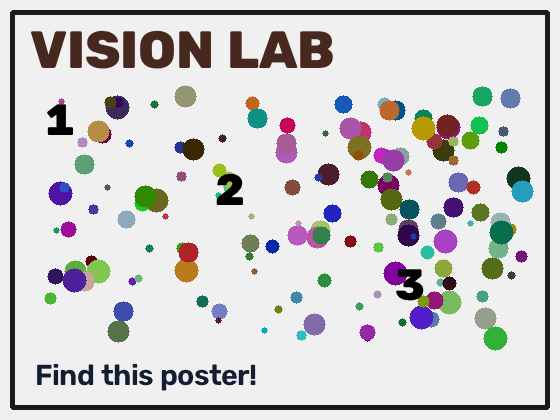
#> input picture data/task7_object.png, 560 x 420 px, found by its file name
$ python task7.py
#> lines starting #> are read from the running program, lines starting #| are printed output that depends on the picture; after the words box and inside, x2 and y2 are one past the last pixel; in counts of white or black regions, pixels touching at a corner belong together
"""Task 7 (30–45 min): locate a planar object using RANSAC and a homography.
A homography maps coordinates between two views of a plane.
RANSAC finds a consistent geometric model despite some incorrect matches.
"""
import cv2
import numpy as np


def open_image(image_path):
#> called with image_path = 'data/task7_object.png'
    image = cv2.imread(image_path)
#> image is the input picture: shape (420, 560, 3); mean B, G, R 206.5, 206.6, 207.5
#> call 2 of open_image, with image_path = 'data/task7_scene.png'
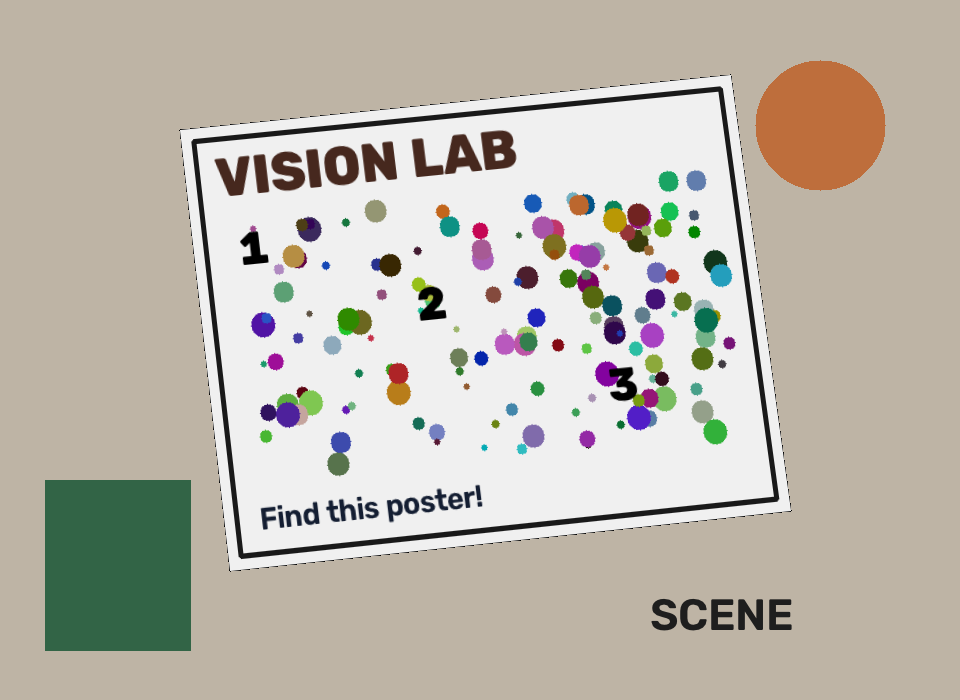
#> input picture data/task7_scene.png, 960 x 700 px, found by its file name
#> in open_image, image is the input picture: shape (700, 960, 3); mean B, G, R 174, 184.6, 190.4
    if image is None:
        raise FileNotFoundError(f"Could not open {image_path}. Run from the repository root.")
    return image


def detect_and_describe(image):
    gray = cv2.cvtColor(image, cv2.COLOR_BGR2GRAY)
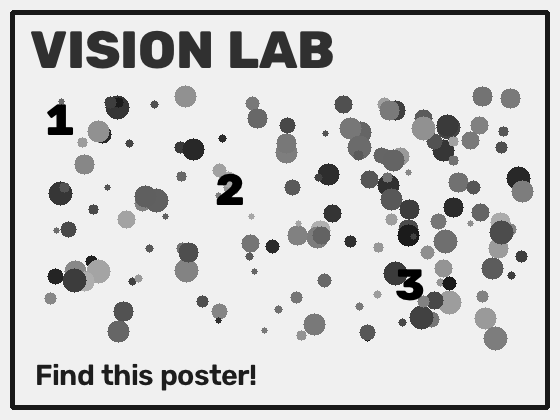
#> gray: shape (420, 560); min 0, max 240, mean 206.8
    orb = cv2.ORB_create(nfeatures=1500)
    return orb.detectAndCompute(gray, None)


def match_features(desc1, desc2):
    if desc1 is None or desc2 is None:
        return []
    matcher = cv2.BFMatcher(cv2.NORM_HAMMING, crossCheck=True)
    matches = matcher.match(desc1, desc2)
    return sorted(matches, key=lambda match: match.distance)


def matched_points(kp1, kp2, matches):
    # queryIdx refers to the object; trainIdx refers to the scene.
    # Each keypoint's .pt is its (x, y) position.
    object_points = [kp1[match.queryIdx].pt for match in matches]
    scene_points = [kp2[match.trainIdx].pt for match in matches]
    # Supplied shape conversion: OpenCV expects float32 point arrays.
    return (np.float32(object_points).reshape(-1, 1, 2),
            np.float32(scene_points).reshape(-1, 1, 2))


def estimate_homography(points1, points2):
    if len(points1) < 4:
        raise ValueError("At least four correspondences are needed for a homography.")
    return cv2.findHomography(points1, points2, cv2.RANSAC, 3.0)


def draw_detected_object(scene_image, object_shape, homography):
    height, width = object_shape[:2]
    corners = np.float32([[0, 0], [width-1, 0], [width-1, height-1], [0, height-1]])
    corners = corners.reshape(-1, 1, 2)
    projected = cv2.perspectiveTransform(corners, homography)
    result = scene_image.copy()
    cv2.polylines(result, [np.int32(projected)], True, (0, 255, 0), 3, cv2.LINE_AA)
    return result


def show_image(name, image):
    # Window setup is supplied so large images fit on the screen.
    cv2.namedWindow(name, cv2.WINDOW_NORMAL)
    height, width = image.shape[:2]
    scale = min(900 / width, 600 / height, 1.0)
    cv2.resizeWindow(name, int(width * scale), int(height * scale))
    cv2.imshow(name, image)


def main():
    object_image = open_image("data/task7_object.png")
    scene_image = open_image("data/task7_scene.png")
    kp1, desc1 = detect_and_describe(object_image)
#> kp1 = 1503 keypoints; strongest (x, y, size): (229, 373, 31), (185, 381, 31), (140, 374, 37.2), (141, 373, 44.6)
    kp2, desc2 = detect_and_describe(scene_image)
#> in detect_and_describe (call 2), `gray = cv2.cvtColor(image, cv2.COLOR_BGR2GRAY)`:
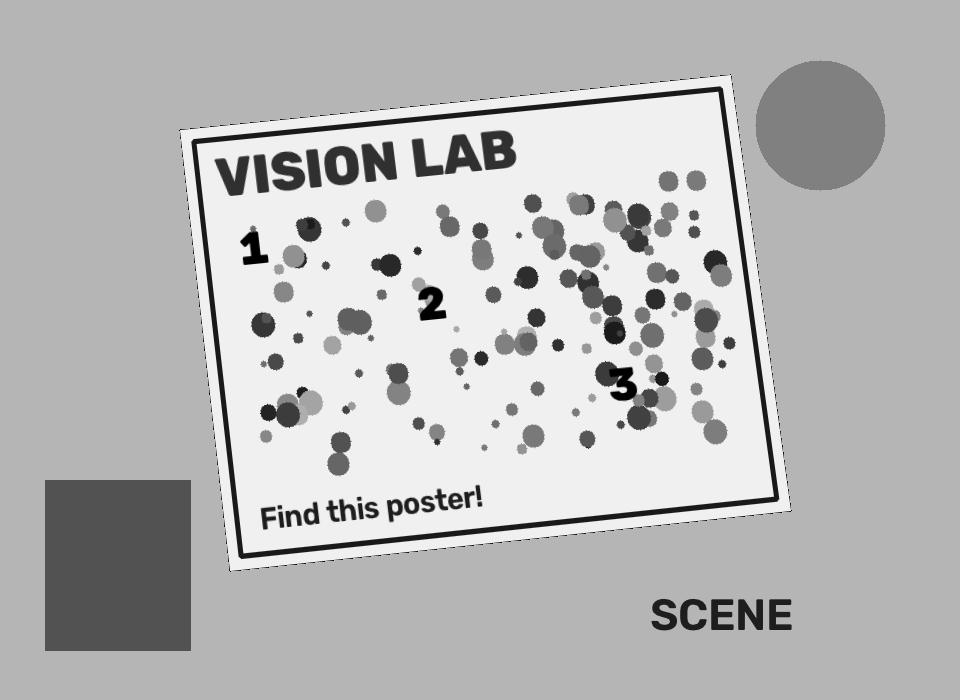
#> gray: shape (700, 960); min 0, max 240, mean 185
#> kp2 = 1500 keypoints; strongest (x, y, size): (266, 257, 53.6), (410, 502, 37.2), (626, 390, 31), (366, 508, 37.2)
    matches = match_features(desc1, desc2)[:80]
#> in match_features, `matches = matcher.match(desc1, desc2)`: matches = 633 matches
#> matches = 80 matches
    if len(matches) < 4:
        print("Too few matches: need at least four. Try more ORB features.")
        return
    points1, points2 = matched_points(kp1, kp2, matches)
#> in matched_points, `object_points = [kp1[match.queryIdx].pt for match in matches]`: object_points = 80 pairs, first value 42 to 523, second value 31 to 371.5
#> in matched_points, `scene_points = [kp2[match.trainIdx].pt for match in matches]`: scene_points = 80 pairs, first value 230.4 to 731, second value 136 to 508.3
#> points1 = 80 rows, first 8: [132, 142.8], [367.2, 339.8], [352, 236], [108, 97], [128.4, 145.2], [96, 212.4], [90, 205.2], [157.2, 104.4]; points2 = 80 rows, first 8: [310, 311], [560, 350], [556, 350], [299, 219], [307, 312], [322, 264], [420, 248], [361.4, 373]
    homography, inliers = estimate_homography(points1, points2)
#> homography = [[0.994, 0.11, 180.1], [-0.0984, 1.02, 130.3], [1.46e-05, -4.47e-05, 1]]; inliers = 80 values, max 1 at index 3, min 0 at index 0, mean 0.8
    if homography is None or inliers is None or np.count_nonzero(inliers) < 4:
        print("No reliable homography found. Check the matches and images.")
        return
    located = draw_detected_object(scene_image, object_image.shape, homography)
#> in draw_detected_object, `projected = cv2.perspectiveTransform(corners, homography)`: projected = [[180.1, 130.3], [729.9, 74.67], [790.1, 509.3], [230.4, 569.6]]
#> in draw_detected_object, `cv2.polylines(result, [np.int32(projected)], True, (0, 255, 0), 3, cv2..`:
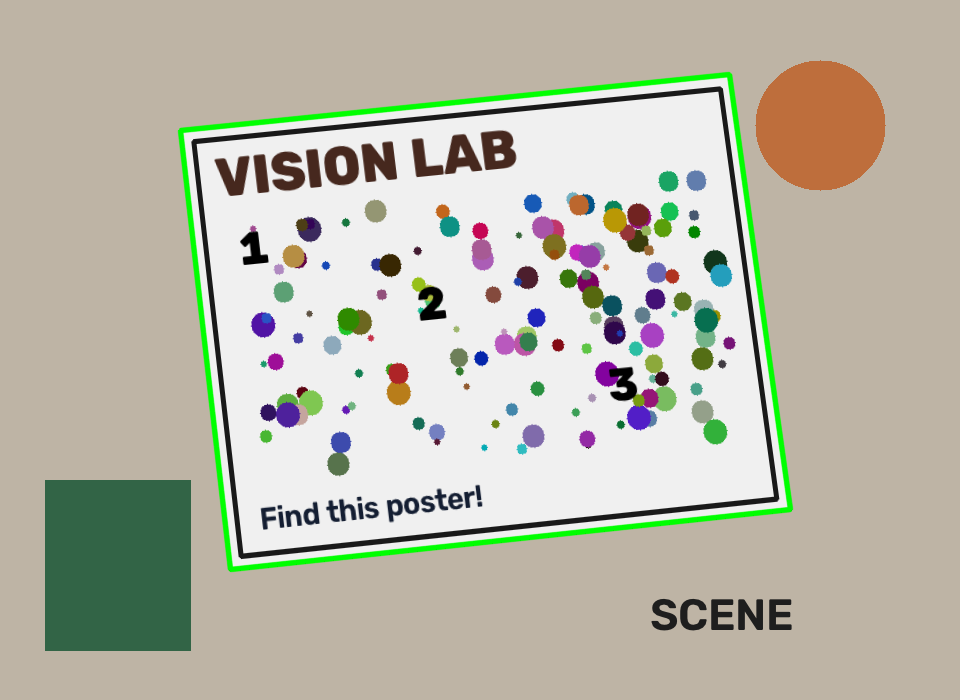
#> result: shape (700, 960, 3); 2.07% of pixels changed, all inside (x1, y1, x2, y2) = (177, 71, 794, 573)
    # Show all candidate matches, then only matches that agree with the geometry.
    candidates = cv2.drawMatches(object_image, kp1, scene_image, kp2, matches, None,
                                flags=cv2.DrawMatchesFlags_NOT_DRAW_SINGLE_POINTS)
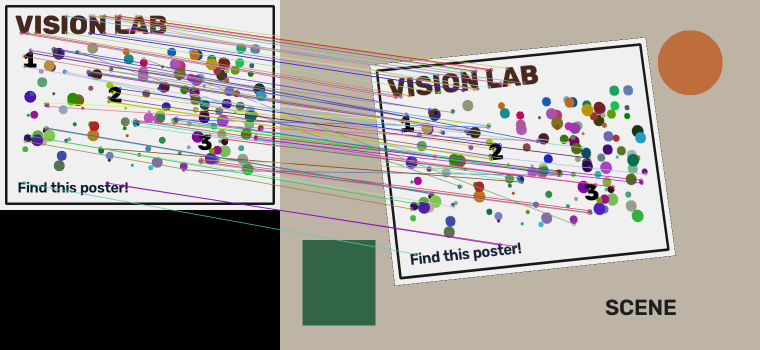
#> candidates: shape (700, 1520, 3) (shown at 1/2 size); mean B, G, R 152.2, 157.8, 162.5
    consistent = cv2.drawMatches(object_image, kp1, scene_image, kp2, matches, None,
                                matchesMask=inliers.ravel().tolist(),
                                flags=cv2.DrawMatchesFlags_NOT_DRAW_SINGLE_POINTS)
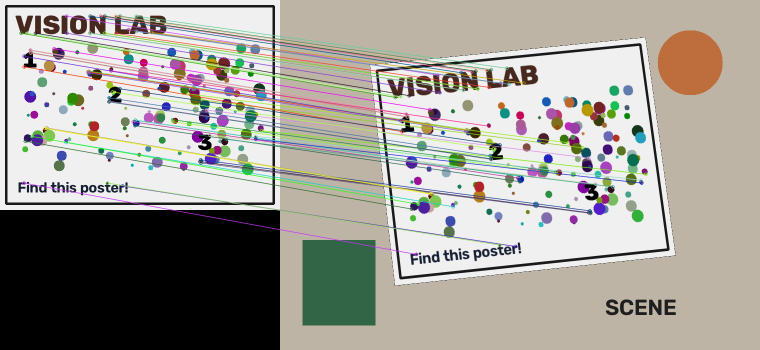
#> consistent: shape (700, 1520, 3) (shown at 1/2 size); mean B, G, R 151.7, 159.2, 162.4
    print(f"RANSAC kept {np.count_nonzero(inliers)} of {len(matches)} matches.")
#| RANSAC kept 64 of 80 matches.
    show_image("Task 7 - before RANSAC", candidates)
    show_image("Task 7 - RANSAC inliers", consistent)
    show_image("Task 7 - located object", located)
    cv2.waitKey(0)
    cv2.destroyAllWindows()


if __name__ == "__main__":
    main()
